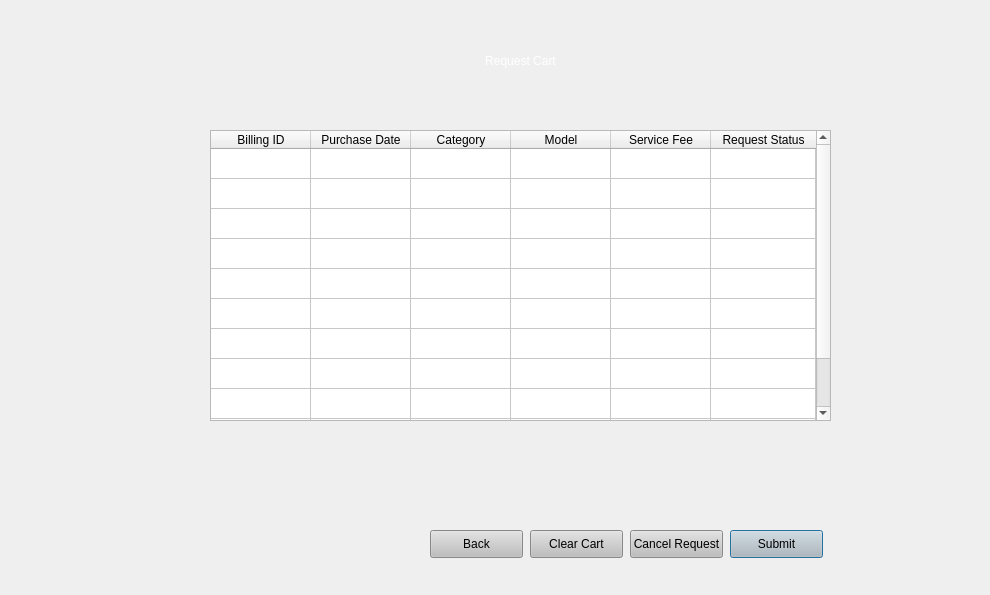
<?xml version="1.0" encoding="UTF-8"?>
<ui version="4.0">
 <class>Dialog</class>
 <widget class="QDialog" name="Dialog">
  <property name="geometry">
   <rect>
    <x>0</x>
    <y>0</y>
    <width>990</width>
    <height>595</height>
   </rect>
  </property>
  <property name="windowTitle">
   <string>Dialog</string>
  </property>
  <widget class="QWidget" name="widget" native="true">
   <property name="geometry">
    <rect>
     <x>0</x>
     <y>-10</y>
     <width>1000</width>
     <height>641</height>
    </rect>
   </property>
   <property name="styleSheet">
    <string notr="true">QWidget#widget{
background-color: qlineargradient(spread:pad, x1:0.562182, y1:0.466, x2:1, y2:1, stop:0.0454545 rgba(210, 108, 43, 255), stop:0.982955 rgba(255, 255, 255, 255));;}
background-color: rgb(231, 154, 0);
</string>
   </property>
   <widget class="QLabel" name="cartLabel">
    <property name="geometry">
     <rect>
      <x>300</x>
      <y>20</y>
      <width>441</width>
      <height>101</height>
     </rect>
    </property>
    <property name="autoFillBackground">
     <bool>false</bool>
    </property>
    <property name="styleSheet">
     <string notr="true">font: 85 50pt &quot;MS Shell Dlg 2&quot;;
color: rgb(255, 255, 255);
</string>
    </property>
    <property name="text">
     <string>Request Cart</string>
    </property>
    <property name="alignment">
     <set>Qt::AlignCenter</set>
    </property>
   </widget>
   <widget class="QPushButton" name="submit">
    <property name="geometry">
     <rect>
      <x>730</x>
      <y>540</y>
      <width>93</width>
      <height>28</height>
     </rect>
    </property>
    <property name="styleSheet">
     <string notr="true">background-color: rgb(190, 190, 190);</string>
    </property>
    <property name="text">
     <string>Submit</string>
    </property>
   </widget>
   <widget class="QPushButton" name="clearCartBtn">
    <property name="geometry">
     <rect>
      <x>530</x>
      <y>540</y>
      <width>93</width>
      <height>28</height>
     </rect>
    </property>
    <property name="styleSheet">
     <string notr="true">background-color: rgb(190, 190, 190);</string>
    </property>
    <property name="text">
     <string>Clear Cart</string>
    </property>
   </widget>
   <widget class="QPushButton" name="back2searchBtn">
    <property name="geometry">
     <rect>
      <x>430</x>
      <y>540</y>
      <width>93</width>
      <height>28</height>
     </rect>
    </property>
    <property name="styleSheet">
     <string notr="true">background-color: rgb(190, 190, 190);</string>
    </property>
    <property name="text">
     <string>Back</string>
    </property>
   </widget>
   <widget class="QTableWidget" name="reqtable">
    <property name="geometry">
     <rect>
      <x>210</x>
      <y>140</y>
      <width>621</width>
      <height>291</height>
     </rect>
    </property>
    <property name="sizeAdjustPolicy">
     <enum>QAbstractScrollArea::AdjustIgnored</enum>
    </property>
    <property name="showGrid">
     <bool>true</bool>
    </property>
    <property name="gridStyle">
     <enum>Qt::SolidLine</enum>
    </property>
    <property name="sortingEnabled">
     <bool>true</bool>
    </property>
    <property name="wordWrap">
     <bool>true</bool>
    </property>
    <attribute name="horizontalHeaderCascadingSectionResizes">
     <bool>false</bool>
    </attribute>
    <attribute name="horizontalHeaderMinimumSectionSize">
     <number>50</number>
    </attribute>
    <attribute name="horizontalHeaderStretchLastSection">
     <bool>true</bool>
    </attribute>
    <attribute name="verticalHeaderVisible">
     <bool>false</bool>
    </attribute>
    <attribute name="verticalHeaderCascadingSectionResizes">
     <bool>false</bool>
    </attribute>
    <attribute name="verticalHeaderDefaultSectionSize">
     <number>30</number>
    </attribute>
    <row>
     <property name="text">
      <string>New Row</string>
     </property>
    </row>
    <row>
     <property name="text">
      <string>New Row</string>
     </property>
    </row>
    <row>
     <property name="text">
      <string>New Row</string>
     </property>
    </row>
    <row>
     <property name="text">
      <string>New Row</string>
     </property>
    </row>
    <row>
     <property name="text">
      <string>New Row</string>
     </property>
    </row>
    <row>
     <property name="text">
      <string>New Row</string>
     </property>
    </row>
    <row>
     <property name="text">
      <string>New Row</string>
     </property>
    </row>
    <row>
     <property name="text">
      <string>New Row</string>
     </property>
    </row>
    <row>
     <property name="text">
      <string>New Row</string>
     </property>
    </row>
    <row>
     <property name="text">
      <string>New Row</string>
     </property>
    </row>
    <row>
     <property name="text">
      <string>New Row</string>
     </property>
    </row>
    <column>
     <property name="text">
      <string>Billing ID</string>
     </property>
     <property name="textAlignment">
      <set>AlignCenter</set>
     </property>
    </column>
    <column>
     <property name="text">
      <string>Purchase Date</string>
     </property>
     <property name="textAlignment">
      <set>AlignCenter</set>
     </property>
    </column>
    <column>
     <property name="text">
      <string>Category</string>
     </property>
     <property name="textAlignment">
      <set>AlignCenter</set>
     </property>
    </column>
    <column>
     <property name="text">
      <string>Model</string>
     </property>
    </column>
    <column>
     <property name="text">
      <string>Service Fee</string>
     </property>
     <property name="textAlignment">
      <set>AlignCenter</set>
     </property>
    </column>
    <column>
     <property name="text">
      <string>Request Status</string>
     </property>
    </column>
   </widget>
   <widget class="QPushButton" name="cancel">
    <property name="geometry">
     <rect>
      <x>630</x>
      <y>540</y>
      <width>93</width>
      <height>28</height>
     </rect>
    </property>
    <property name="styleSheet">
     <string notr="true">background-color: rgb(190, 190, 190);</string>
    </property>
    <property name="text">
     <string>Cancel Request</string>
    </property>
   </widget>
   <widget class="QLabel" name="error">
    <property name="geometry">
     <rect>
      <x>330</x>
      <y>460</y>
      <width>371</width>
      <height>31</height>
     </rect>
    </property>
    <property name="styleSheet">
     <string notr="true">font: 10pt &quot;MS Shell Dlg 2&quot;;
color:red;</string>
    </property>
    <property name="text">
     <string/>
    </property>
   </widget>
  </widget>
 </widget>
 <tabstops>
  <tabstop>clearCartBtn</tabstop>
  <tabstop>submit</tabstop>
 </tabstops>
 <resources/>
 <connections/>
</ui>
